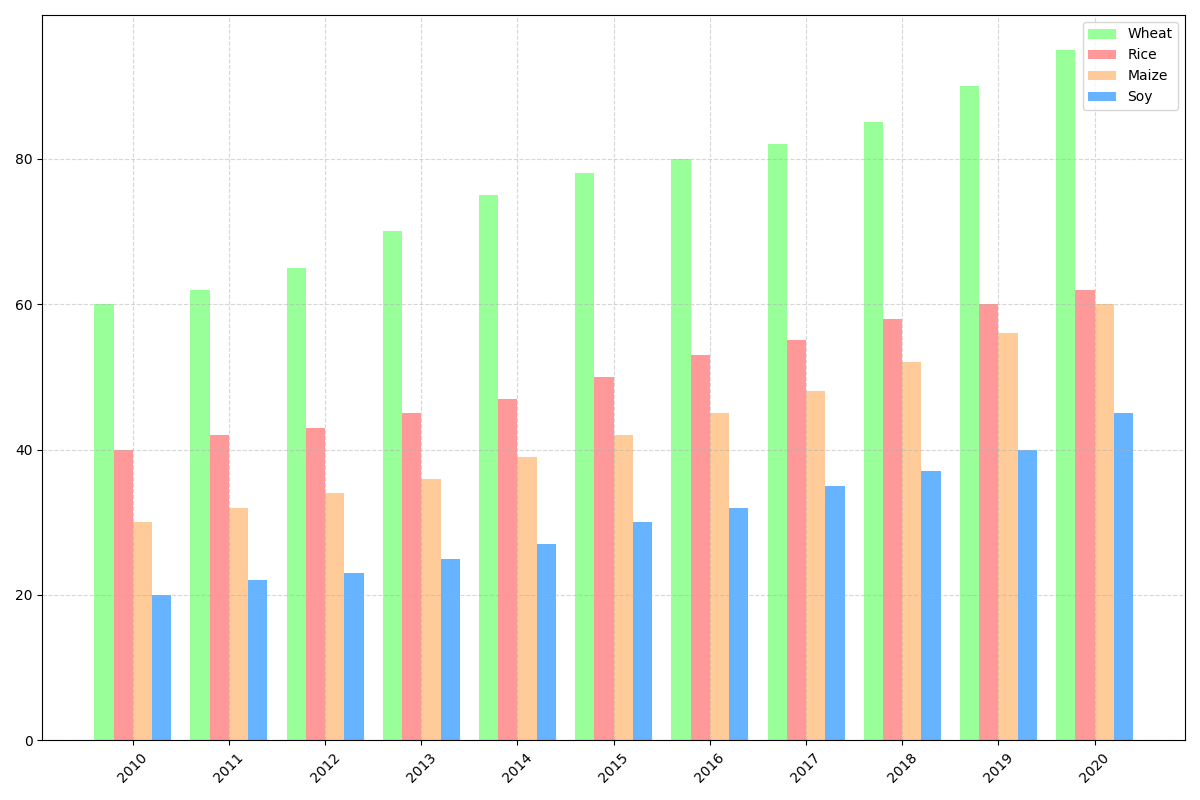

Source code (Python):
import matplotlib.pyplot as plt
import numpy as np

years = np.arange(2010, 2021)

wheat = np.array([60, 62, 65, 70, 75, 78, 80, 82, 85, 90, 95])
rice = np.array([40, 42, 43, 45, 47, 50, 53, 55, 58, 60, 62])
maize = np.array([30, 32, 34, 36, 39, 42, 45, 48, 52, 56, 60])
soy = np.array([20, 22, 23, 25, 27, 30, 32, 35, 37, 40, 45])

crops_data = [wheat, rice, maize, soy]
crop_labels = ['Wheat', 'Rice', 'Maize', 'Soy']
colors = ['#99ff99', '#ff9999', '#ffcc99', '#66b3ff']  # Shuffled colors

bar_width = 0.2
x = np.arange(len(years))

fig, ax = plt.subplots(figsize=(12, 8))
for i, (data, color, label) in enumerate(zip(crops_data, colors, crop_labels)):
    ax.bar(x + i * bar_width, data, width=bar_width, color=color, label=label)

ax.set_xticks(x + bar_width * (len(crops_data) - 1) / 2)
ax.set_xticklabels(years, rotation=45)

ax.legend()
ax.grid(True, linestyle='--', alpha=0.5)
plt.tight_layout()
plt.show()
